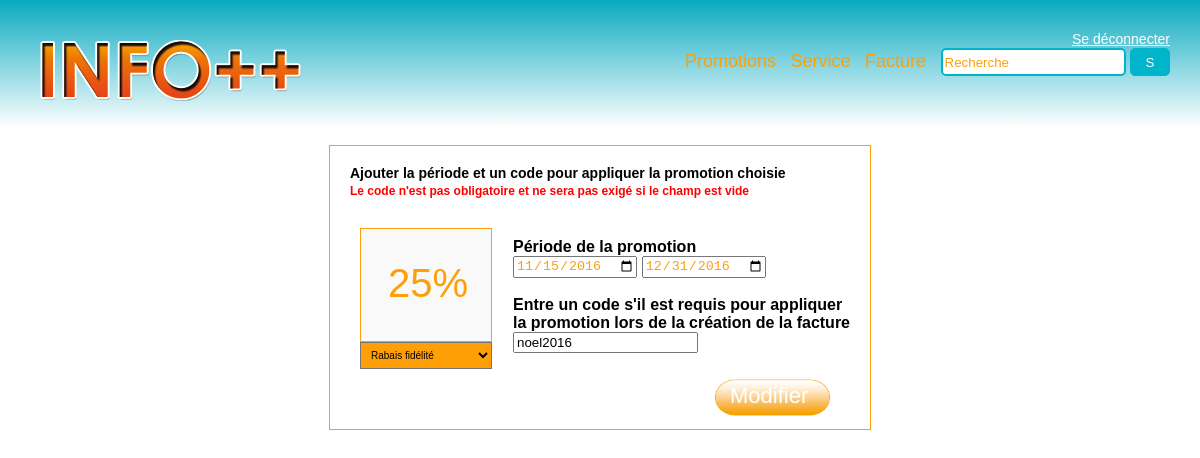
The page /modifTaPromo.php?pk_promotion_service=2 (signed in) on the database its author committed.
### tables this page shows
CREATE TABLE `promotion` (
  `pk_promotion` int(11) NOT NULL,
  `promotion_titre` varchar(75) DEFAULT NULL,
  `rabais` decimal(2,2) DEFAULT NULL
);

CREATE TABLE `ta_promotion_service` (
  `pk_promotion_service` int(11) NOT NULL,
  `fk_promotion` int(11) DEFAULT NULL,
  `fk_service` int(11) DEFAULT NULL,
  `date_debut` datetime DEFAULT NULL,
  `date_fin` datetime DEFAULT NULL,
  `code` varchar(45) DEFAULT NULL
);

### MVC/Model/info_model.php (the view, shortened to what this page needs)
<?php
class InfoModel
{
    protected $table_name = '';
    protected $primary_key = null;
    function getListOfActiveBDObjects()
    {
        include $_SERVER["DOCUMENT_ROOT"] . '/infoplusplus/Info++/database_connect.php';
        $sql = "SELECT * FROM `" . $this->table_name . "`";
        if ($this->table_name == "facture") {
            $sql .= " order by `date_service` DESC";
        } else if ($this->table_name == "promotion"){
        	$sql .= " order by `promotion_titre`";
        }
        $result = $conn->query($sql);
        if ($result->num_rows > 0) {
            $infoObjects = array();
            while ($row = $result->fetch_assoc()) {
                $anObject = Array();
                $anObject["primary_key"] = $this->primary_key;
                $anObject["table_name"] = $this->table_name;
                foreach ($row as $aRowName => $aValue) {
                    $anObject[$aRowName] = $aValue;
                }
                $infoObjects[$row[$this->primary_key]] = $anObject;
            }
            return $infoObjects;
        }
        return null;
    }
    function getObjectFromDB($primary_key)
    {
        include $_SERVER["DOCUMENT_ROOT"] . '/infoplusplus/Info++/database_connect.php';
        $sql = "SELECT * FROM `" . $this->table_name . "` WHERE " . $this->primary_key . " = '" . $primary_key . "'";
        $result = $conn->query($sql);
        if ($result->num_rows > 0) {
            $anObject = Array();
            while ($row = $result->fetch_assoc()) {
                $anObject["primary_key"] = $this->primary_key;
                $anObject["table_name"] = $this->table_name;
                foreach ($row as $aRowName => $aValue) {
                    $anObject[$aRowName] = $aValue;
                }
            }
            return $anObject;
        }
        return null;
    }
    function getActiveObjectsAsSelect($selected = null, $name)
    {
        $aListOfObjects = $this->getListOfActiveBDObjects();
        if ($aListOfObjects != null) {
            foreach ($aListOfObjects as $anObject) {
                echo "<option ";
                if (preg_replace('/\s+/', '', $selected) == preg_replace('/\s+/', '', $anObject[$this->primary_key])) {
                    echo " selected='selected' ";
                }
                echo " class='editable' value='" . $anObject[$this->primary_key] . "'>" . $anObject["$name"] . "</option>";
            }
        }
    }
}
?>

### MVC/Model/info_ta_promotion_service.php (shortened to what this page needs)
<?php
require_once'info_model.php';
class InfoTaPromotionService extends InfoModel {
    function formPromotionService($pk_promotion_service){
        $laPromo = $this->getObjectFromDB($pk_promotion_service);
        $aPromo = new InfoPromotion();
        $promo = $aPromo->getObjectFromDB($laPromo["fk_promotion"]);
        $format = 'Y-m-d H:i:s';
        $date_debut = DateTime::createFromFormat($format, $laPromo['date_debut']);
        $date_fin = DateTime::createFromFormat($format, $laPromo['date_fin']);
        echo "<div class='formcenter'>
        <h4>Ajouter la période et un code pour appliquer la promotion choisie</h4>
        <h5 class='h5modif'>Le code n'est pas obligatoire et ne sera pas exigé si le champ est vide</h5>
		<form id='formModifPromo' class='inscription' method='post'>
			<div id='uploads'>";
        echo "<div class='imgPromoModif'><span class='spanRabais'>". $promo['rabais'] * 100 ."%</span></div>";
		echo "<select id='selectPromo' class='selectPromo'>";
		$aPromo->getActiveObjectsAsSelect($promo['pk_promotion'], "promotion_titre");
              echo "</select></div>
			<div class='formPromo'>
				<label class='labelPromo' for='date_debut'>Période de la promotion</label></br>
    			<input id='date_debut' type='date' name='date_debut' placeholder='Date de début' value='" . $date_debut->format('Y-m-d') . "'></input>
    			<input id='date_fin' type='date' name='date_fin' placeholder='Date de fin' value='" . $date_fin->format('Y-m-d') . "'></input></br></br>
    			<label class='labelPromo' for='code'>Entre un code s'il est requis pour appliquer<br>la promotion lors de la création de la facture</label></br>
    			<input id='code' name='code' value='".$laPromo['code']."'></input>
    			</div>
    			<div class='buttonConfirmer'><a class='btnBob'>Modifier</a></div>
			</form>
			</div>";
    }
}
?>

### css/style.css (style rules this page uses)
body { font-family: Century Gothic,CenturyGothic,AppleGothic,sans-serif; margin: auto; }
h4 { font-size: 14px; }
h5 { font-size: 12px; color:red; }
.h5modif { margin-top: -15px; }

### css/style_alex.css (style rules this page uses)
form { padding:10px; position:relative; margin-right:auto; margin-left:auto; }
.formcenter { width:500px; margin:auto; border: 1px solid #FF9F07; padding-left:20px; padding-right:20px; padding-bottom:50px; }
select { color: #FF9F07; }
.buttonConfirmer { background-size: 100%; margin-top: 10px; margin-bottom: 10px; background-image: url('../images/icones/bouton.png'); background-color: transparent; border: none; color: white; text-decoration: none; font-size: 14px; margin-right: 10px; float:right; width: 115px; height: 37px; cursor:pointer; }
#uploads { width:105px; display:inline-block; }

### css/style_boris.css (style rules this page uses)
input[type="date"] { color: #FF9F07; }
.selectPromo { padding: 6px; width: 132px; background-color: #FF9F07; color: black; font-size: 10px; }
.imgPromoModif { display: block; border: 1px solid #FF9F07; height: 112px; width: 130px; font-size: 40px; font-weight: 500; color: #FF9F07; background-color: #f9f9f9; }
.spanRabais { display: block; padding: 27px; margin-top: 5px; }
.formPromo { float: right; margin-top: 10px; margin-right: -10px; }
.labelPromo { font-weight: 600; }
.btnBob { font-size: 22px; font-weight: 500; margin-left: 15px; margin-top: 4px; display: block; }

### rows shown on the page
promotion: $promo['rabais']*100 "25"
ta_promotion_service: date_debut "11/15/2016", date_fin "12/31/2016", code "noel2016"

### other values the page prints
form field value "Rabais fidélité"
